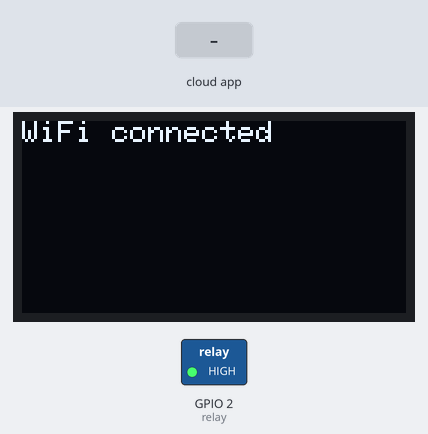
This sketch was run on a simulated ESP32. On the bench: 128×64 one-colour display, switched loads named in the sketch (green lamp = pin HIGH). The inputs (shaded band) are chosen by the test bench. WiFi joins after 1.5 s; servers stay silent unless stated; no MQTT or app messages arrive unless stated; what the sketch prints to the serial monitor is not drawn.

Above: at 3.6 s.
At 10.8 s:
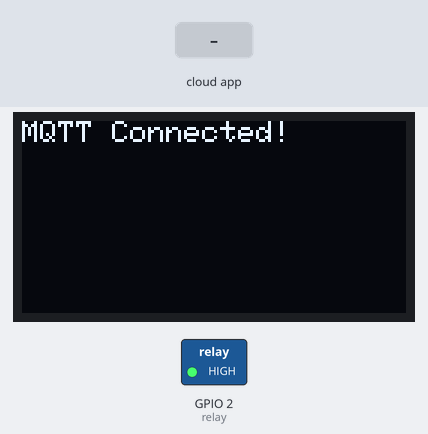
10.9 s: the phone or cloud app sets Relay_Toggle to ON
At 11.8 s:
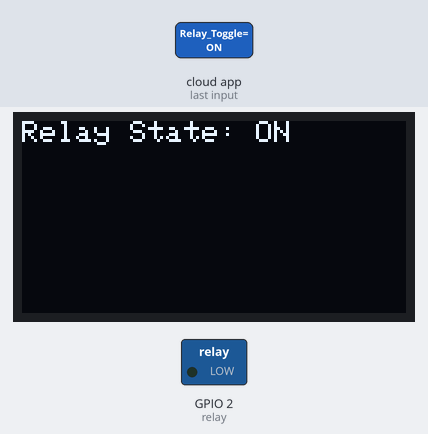
Timing chart, 0 to 13.9 s (numbered marks = the images above; inputs shaded):
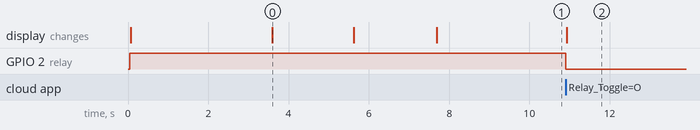

Measured:
- after the input at 10.9 s, GPIO 2 (relay): HIGH → LOW at once; the display: changes at once (image 2)
- what the display in image 0 shows lasts 2.0 s, from 3.6 s to 5.6 s

The sketch:

FinalProject.ino
```cpp
#include <WiFi.h>

#include "Adafruit_MQTT.h"

#include "Adafruit_MQTT_Client.h"

#include <SPI.h>
#include <Wire.h>
#include <Adafruit_GFX.h>
#include <Adafruit_SSD1306.h>

#define SCREEN_WIDTH 128 // OLED display width, in pixels
#define SCREEN_HEIGHT 64 // OLED display height, in pixels

// Declaration for SSD1306 display connected using software SPI (default case):
#define OLED_MOSI   23
#define OLED_CLK    18
#define OLED_DC     16
#define OLED_CS     5
#define OLED_RESET  17
Adafruit_SSD1306 display(SCREEN_WIDTH, SCREEN_HEIGHT,
  OLED_MOSI, OLED_CLK, OLED_DC, OLED_RESET, OLED_CS);

#define WLAN_SSID       "*******"

#define WLAN_PASS       "********"

#define AIO_SERVER      "io.adafruit.com"

#define AIO_SERVERPORT  1883

#define AIO_USERNAME    "#######"

#define AIO_KEY         "######"

int relay=2;

WiFiClient client;     // Create an ESP32 WiFiClient class to connect to the MQTT server.

Adafruit_MQTT_Client mqtt(&client, AIO_SERVER, AIO_SERVERPORT, AIO_USERNAME, AIO_KEY);        // Setup the MQTT client class by passing in the WiFi client and MQTT server and login details.

Adafruit_MQTT_Subscribe Relay_Control = Adafruit_MQTT_Subscribe(&mqtt, AIO_USERNAME "/feeds/Relay_Toggle");

void MQTT_connect();
void oled();
void setup() {
  if(!display.begin(SSD1306_SWITCHCAPVCC)) {
    Serial.println(F("SSD1306 allocation failed"));
    for(;;); // Don't proceed, loop forever
  }

  Serial.begin(115200);

  delay(10);

pinMode(relay,OUTPUT);
digitalWrite(relay, HIGH);
 // Connect to WiFi access point.

  Serial.println(); Serial.println();

  Serial.print("Connecting to ");
  oled("Connecting to " + String(WLAN_SSID));
  Serial.println(WLAN_SSID);
delay(1000);


  WiFi.begin(WLAN_SSID, WLAN_PASS);

  while (WiFi.status() != WL_CONNECTED) {

    delay(500);

    Serial.print(".");

  }

  Serial.println();

 Serial.println("WiFi connected");
oled("WiFi connected");
delay(1000);
  Serial.println("IP address: "); Serial.println(WiFi.localIP());

  mqtt.subscribe(&Relay_Control);
   MQTT_connect();


}

uint32_t x=0;

void loop() {


Adafruit_MQTT_Subscribe *subscription;

  while ((subscription = mqtt.readSubscription(5000))) {

    if (subscription == &Relay_Control) {

      Serial.print(F("Got: "));

      Serial.println((char *)Relay_Control.lastread);

       if (!strcmp((char*) Relay_Control.lastread, "ON"))

      {

        digitalWrite(relay, LOW);
      oled("Relay State: ON");
      }

      else

      {

        digitalWrite(relay, HIGH);
      oled("Relay State: OFF");

      }

    }

  }


}

void oled(String text)
{
display.clearDisplay();
display.setTextColor(WHITE);
display.setTextSize(1);
display.setCursor(0,0);
display.println(text);
display.display();
delay(1000);
}

void MQTT_connect() {

  int8_t ret;

  // Stop if already connected.

  if (mqtt.connected()) {

    return;

  }

 Serial.print("Connecting to MQTT... ");
oled("Connecting to MQTT... ");
delay(1000);
uint8_t retries = 3;

  while ((ret = mqtt.connect()) != 0) { // connect will return 0 for connected

       Serial.println(mqtt.connectErrorString(ret));

       Serial.println("Retrying MQTT connection in 5 seconds...");

       mqtt.disconnect();

       delay(5000);  // wait 5 seconds

       retries--;

       if (retries == 0) {

         // basically die and wait for WDT to reset me

         while (1);

       }

  }

  Serial.println("MQTT Connected!");
oled("MQTT Connected!");
delay(1000);
}
```
